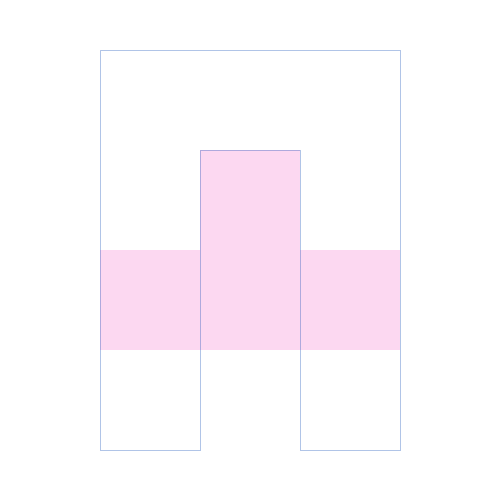
Frame 1 (no input)
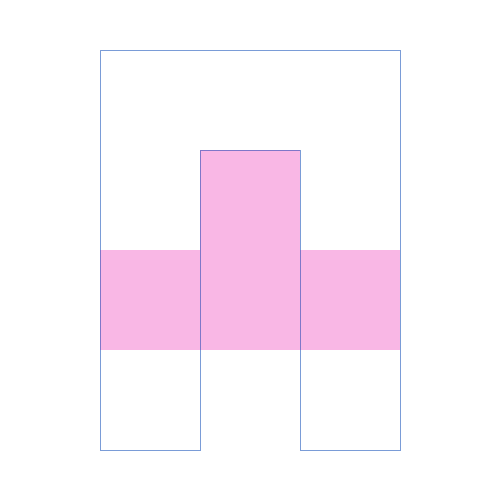
Frame 2 (the mouse pressed at the canvas centre, redrawn once)

The Processing sketch that drew these frames (run headless with seeded random() and noise(); the mouse was pressed at the canvas centre and the sketch redrawn once):

// Processing sketch: processing_82921
// ── processing_82921.pde

void setup()
{
size(500,500);
background(255);

}

void draw()
{
//forme rose
noStroke();
fill(#ED05A8,40);
beginShape();
vertex(100,250);
vertex(200,250);
vertex(200,150);
vertex(300,150);
vertex(300,250);
vertex(300,250);
vertex(400,250);
vertex(400,350);
vertex(100,350);
endShape();

//forme transparente en contour
stroke(#0244B4,80);
noFill();
beginShape();
vertex(100,50);
vertex(400,50);
vertex(400,450);
vertex(300,450);
vertex(300,150);
vertex(200,150);
vertex(200,450);
vertex(100,450);
vertex(100,50);
endShape();
noLoop();
}
